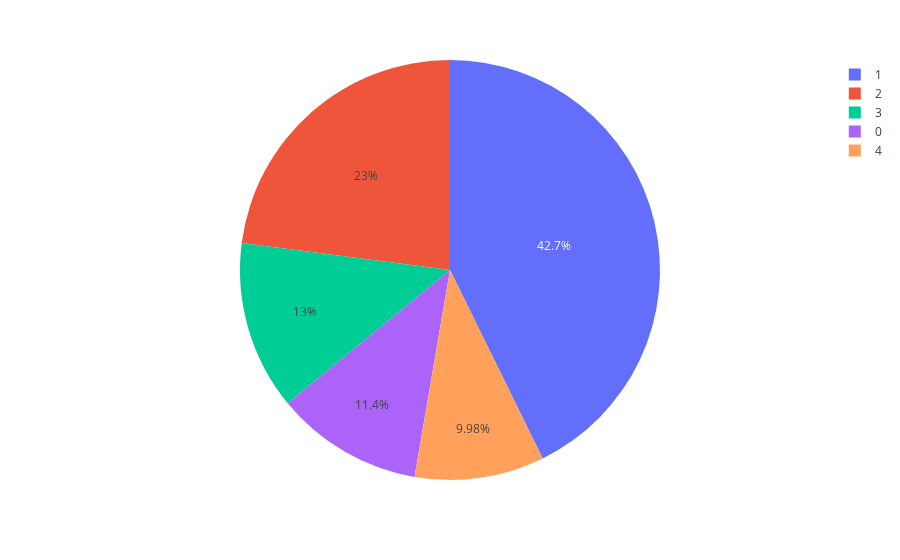

The notebook cell this image was saved under:
### Code cell
#Pie plot to see clustering distribution
pie=clusters.groupby('label').size().reset_index()
pie.columns=['label','value']
px.pie(pie,values='value',names='label')

### Figure 1 — Plotly figure (JSON) as saved in the notebook; plotly's stock layout.template omitted (floating-point values rounded to 4 significant figures)
{"data": [{"domain": {"x": [0, 1], "y": [0, 1]}, "hovertemplate": "label=%{label}<br>value=%{value}<extra></extra>", "labels": [0, 1, 2, 3, 4], "legendgroup": "", "name": "", "showlegend": true, "type": "pie", "values": [4747, 17863, 9598, 5431, 4173]}], "layout": {"legend": {"tracegroupgap": 0}, "margin": {"t": 60}}}
